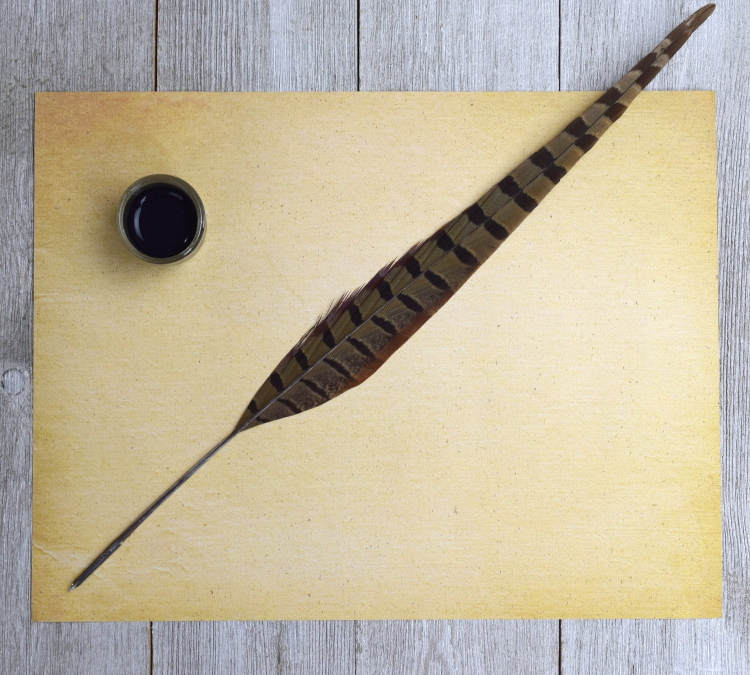
#> input picture python Handling Exception and Handling Files/img/background_01.jpg, 1500 x 1350 px, found by its file name (shown at 1/2 size)
$ jupyter execute --allow-errors 'change_greenscreen (1).ipynb'   (shell and % lines are left out)
#> lines starting #> are read from the running program, lines starting #| are printed output that depends on the picture; after the words box and inside, x2 and y2 are one past the last pixel; in counts of white or black regions, pixels touching at a corner belong together
<small><small><i>
All the IPython Notebooks in **Python Files** lecture series by **[Mr.Guranna Gouda](https://www.linkedin.com/in/milaanparmar/)** are available @ **[GitHub](https://github.com/milaan9/05_Python_Files)**
</i></small></small>

<h6><div style="font-family: Trebuchet MS; background-color: #1b191d; color: #FFFFFF; padding: 12px; font-size: 35px; line-height: 1.5;text-align: center; line-height: 1.;">🅶🆄 🆁🅰🅽🅽🅰 🅶🅾🆄🅳🅰--🅳🅰🆃🅰🆂🅲🅸🅴🅽🆃 👨‍💻</div> </h6>

# Change background of blue screen images
### In this notebook we are going to pass through all the steps to create a background changers using only Python, Numpy, OpenCv and Matplotlib to show the images.

# Import resources

[cell 1]
import matplotlib.pyplot as plt
import numpy as np
import cv2

# Read and display the images

### Import and show the image of interest

[cell 2]
#load the image that we want to change its background
image = cv2.imread("women_blue_screen.jpg")

#print the type of image and its dimensions
#> (the rest of this cell did not finish here and is left out)

[cell 3]

#make a copy of the image
image_copy = np.copy(image)

#change the image from BGR to RGB
#> (the rest of this cell did not finish here and is left out)

### Import and show the background image

[cell 4]
# load the background image
background_image = cv2.imread("background_01.jpg")
#> background_image is the input picture: shape (1350, 1500, 3); mean B, G, R 159.3, 182.7, 192.8

#make a copy of the background image
background_image_copy = np.copy(background_image)

#convert the image fron BGR to RGB
background_image_copy = cv2.cvtColor(background_image_copy, cv2.COLOR_BGR2RGB)

# print the shape of the background image
print("the dimensions of this image are", background_image.shape)
#| the dimensions of this image are (1350, 1500, 3)

# show the image
plt.imshow(background_image_copy)

## Create the blue color threshold boundaries

[cell 5]
#lets define the lower and upper bound for the color that we want to isolate "Blue"
lower_blue = np.array([40, 75, 180])
upper_blue = np.array([80, 130, 255])

## Create a mask to isolate the blue screen area based on the lower and upper bounds

#> (a cell that did not finish here is left out)

[cell 7]
#mask the image to let the women show through
masked_image = np.copy(image_copy)

#> (the rest of this cell did not finish here and is left out)

### Add a background image to the masked image

[cell 8]
# cropp the backgroudn image to fit the masked image
cropped_background_image = background_image_copy[0:500, 0:500]

#make a copy of the cropped backgroud image
masked_background_image = np.copy(cropped_background_image)

# mask the crooped image but this time the women area is blocked
#> (the rest of this cell did not finish here and is left out)

### Now the magic happens just by adding the two images together to create a new image

#> (a cell that did not finish here is left out)

# Now we are going to follow a different method to isolate the desired area in a given image
We are going to work with HSV color space instead of RGB color space. We will use the H channel values in HSV color space to isolate the desired area because it's values are very consistent in shadow and excessive brightness compared to RGB color space.

### Importing the new images

[cell 10]
#import candies image
candiesImg = cv2.imread("pexels-athena-1758144.jpg")
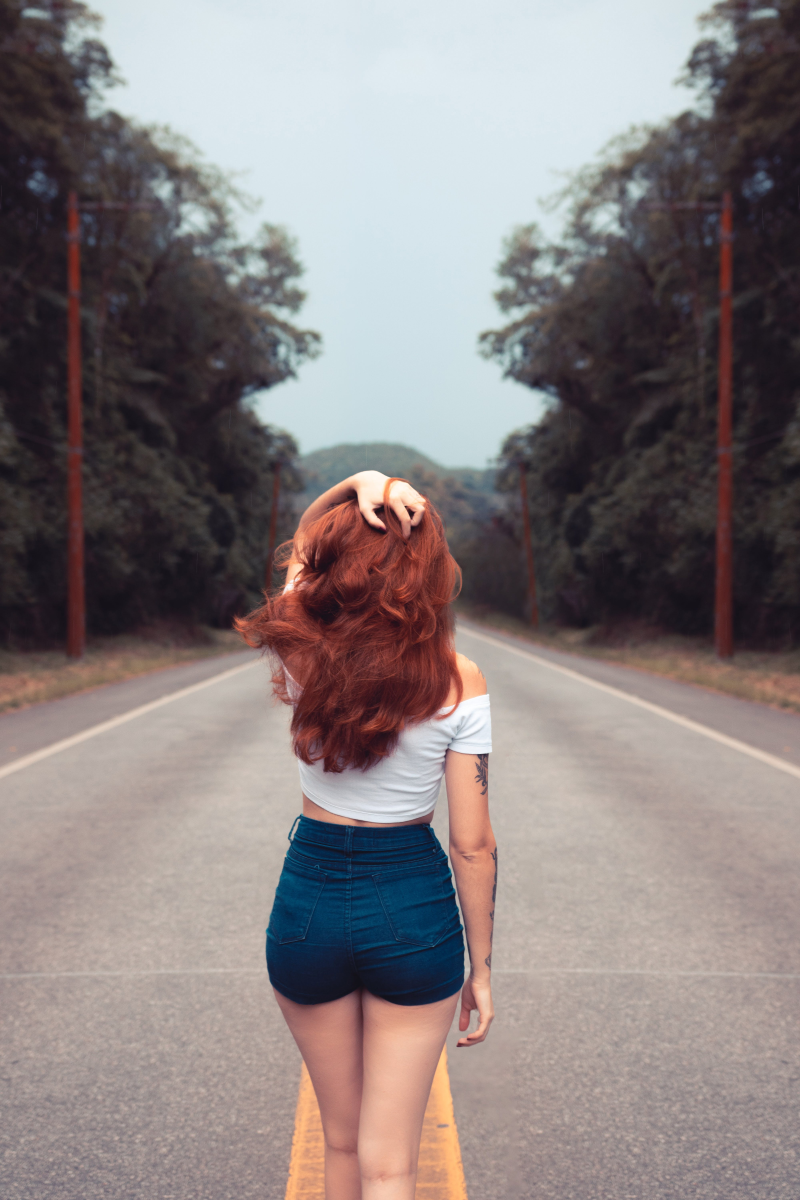
#> input picture python Handling Exception and Handling Files/img/pexels-athena-1758144.jpg, 4000 x 6000 px, found by its file name (shown at 1/5 size)
#> candiesImg is the input picture: shape (6000, 4000, 3); mean B, G, R 126.4, 126.3, 135.7

#make a copy og the image
candiesImgCopy = np.copy(candiesImg)

#convert from BGR to RGB
candiesImgCopy = cv2.cvtColor(candiesImgCopy, cv2.COLOR_BGR2RGB)

#print the shape
print("Dimensions are: ", candiesImg.shape)
#| Dimensions are:  (6000, 4000, 3)

#show the image
fig, axx = plt.subplots(figsize = (10, 10))
axx.imshow(candiesImgCopy)

[cell 11]
#import wood-table-background
woodBackgroundImg = cv2.imread("wood-table-background.jpg")

#make a copy of the image
woodBackgroundImgCopy = np.copy(woodBackgroundImg)

#convert from BGR to RGB
#> (the rest of this cell did not finish here and is left out)

### Now we will show Three different images respectively to red, Green and Blue channels

[cell 12]
#separating the channels in three diffrenet variables
redCandiesImg = candiesImgCopy[:, :, 0]
greenCandiesImg = candiesImgCopy[:, :, 1]
blueCandiesImg = candiesImgCopy[:, :, 2]

#showing the images in a figure with three columns horizontally
figure, (ax1, ax2, ax3) = plt.subplots(1, 3, figsize = (20, 10))

ax1.set_title("Red")
ax1.imshow(redCandiesImg, cmap="gray")

ax2.set_title("Green")
ax2.imshow(greenCandiesImg, cmap="gray")

ax3.set_title("Blue")
ax3.imshow(blueCandiesImg, cmap="gray")

### Convert the image from RGB o HSV
After converting we are going to repeat the same process as before to show three images of the three channels.

[cell 13]
#convert from RGB to HSV
hsvCandiesImg = cv2.cvtColor(candiesImgCopy, cv2.COLOR_RGB2HSV)
#> hsvCandiesImg: shape (6000, 4000, 3); mean H, S, V 73.6, 48.8, 141.8

#sho the HSV image
f, ax = plt.subplots(figsize = (10, 10))

ax.imshow(hsvCandiesImg)

[cell 14]
#separating the channels in three diffrenet variables
hCandiesImg = hsvCandiesImg[:, :, 0]
sCandiesImg = hsvCandiesImg[:, :, 1]
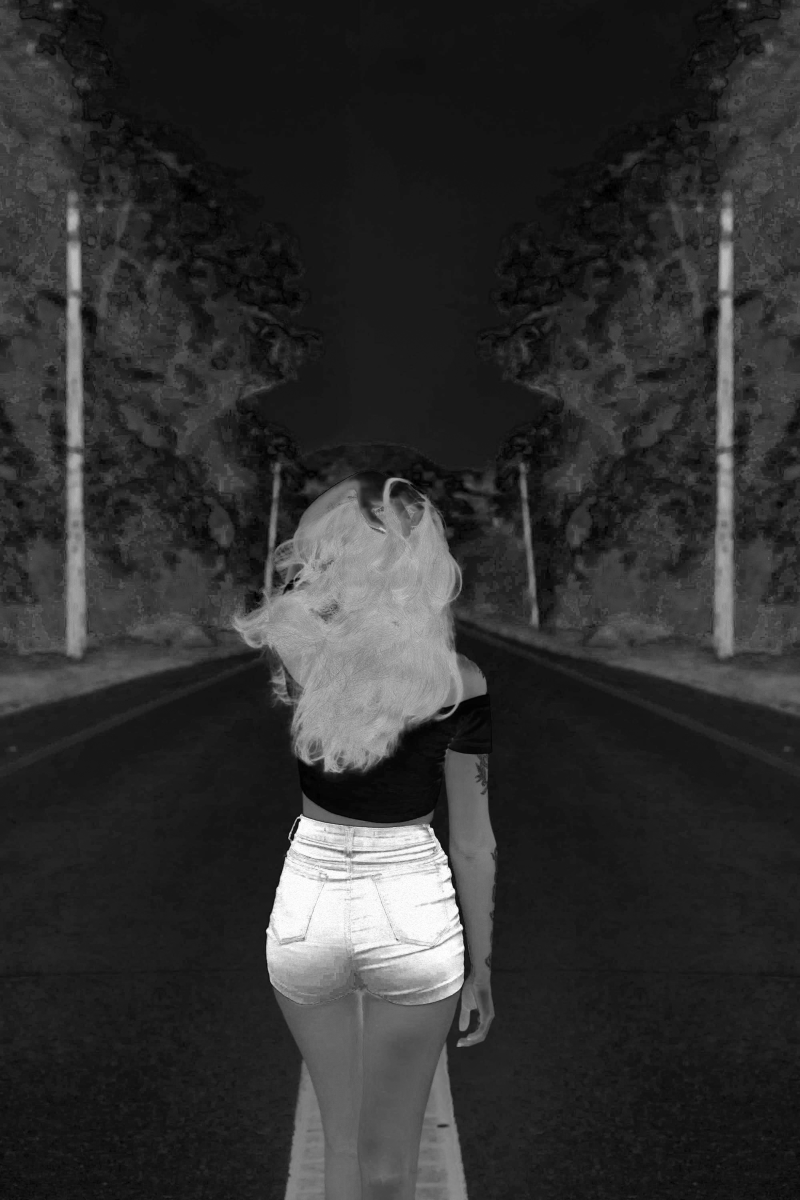
#> sCandiesImg: shape (6000, 4000) (shown at 1/5 size); min 0, max 255, mean 48.8
vCandiesImg = hsvCandiesImg[:, :, 2]

#showing the images in a figure with three columns horizontally
figure, (ax1, ax2, ax3) = plt.subplots(3, figsize = (10, 20))

ax1.set_title("H")
ax1.imshow(hCandiesImg, cmap="gray")

ax2.set_title("S")
ax2.imshow(sCandiesImg, cmap="gray")

ax3.set_title("V")
ax3.imshow(vCandiesImg, cmap="gray")

## Creating the mask for this HSV image

[cell 15]
#converting RGB values to HSV values to use them as boundaries of the mask
mask_values = cv2.cvtColor(np.uint8([[[166, 249, 139]]]), cv2.COLOR_RGB2HSV)
print(mask_values)
#we will use this generated mask_values to create the lower and upper bounds of our mask

#mask boundaries
lower_h = np.array([38, 0, 0])
upper_h = np.array([75, 255, 255])

#define the masked area
maskHsv = cv2.inRange(hsvCandiesImg, lower_h, upper_h)
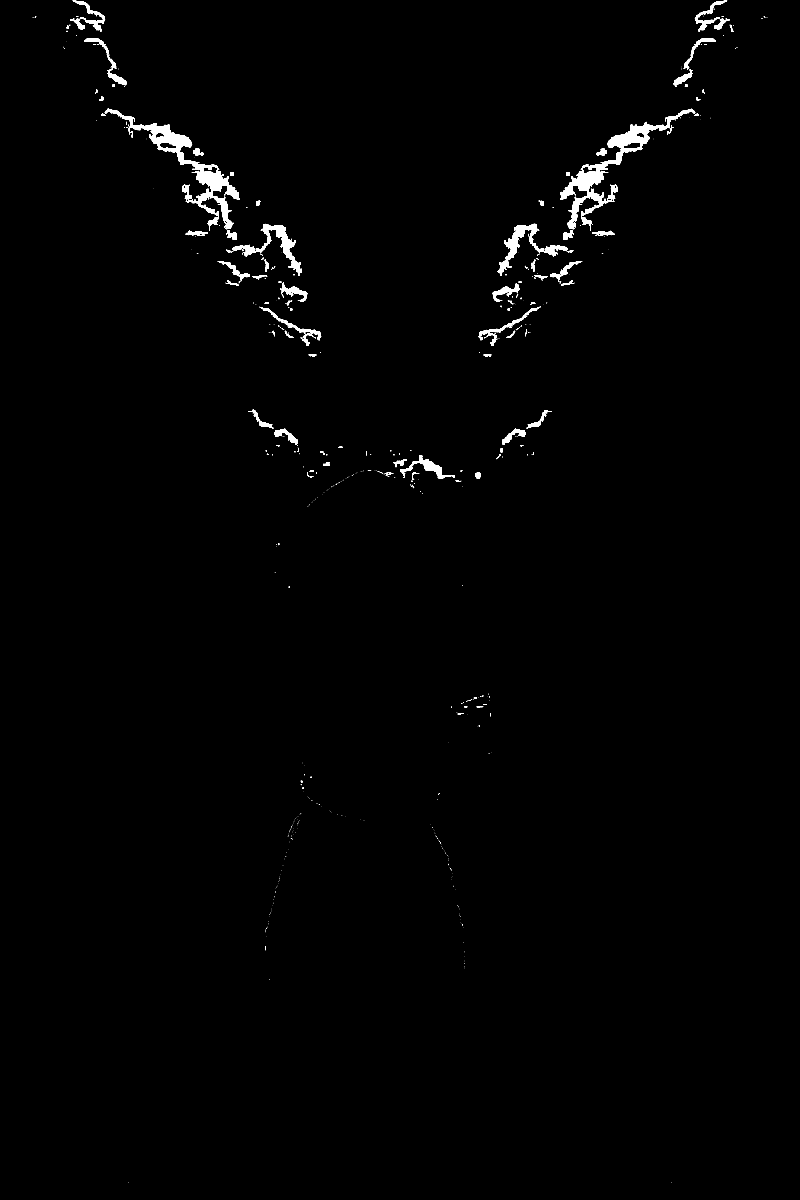
#> maskHsv: shape (6000, 4000) (shown at 1/5 size); 0.89% white; 678 white regions (522 under 20 px), largest, box (x1, y1, x2, y2) and area: (524, 544, 1200, 1146) 44316, (2800, 544, 3476, 1146) 44031, (2488, 1119, 2840, 1378) 15575

#creating a copy if candies image and masking the image
maskedCandiesImg = np.copy(candiesImgCopy)
maskedCandiesImg[maskHsv == 0] = [0, 0, 0]

#show the masked HSV image
plt.imshow(maskedCandiesImg)

#> (a cell that did not finish here is left out)

### Now we will add the two images together

#> (a cell that did not finish here is left out)

# Now let's apply the HSV background changing operation to new images of Van Damme and a background of a house
These two images have an equal size of (1366, 768) pxels, so we do not need to crop one of them.

[cell 18]
#import Van Damme image and show it
vanDammeImg = cv2.imread("van_damme.png")
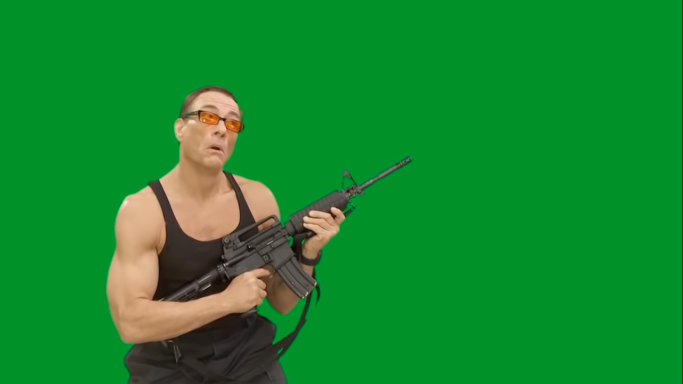
#> input picture python Handling Exception and Handling Files/img/van_damme.png, 1366 x 768 px, found by its file name (shown at 1/2 size)
#> vanDammeImg is the input picture: shape (768, 1366, 3); mean B, G, R 47.5, 137.8, 21

#convert the image to RGB
vanDammeImgCopy = np.copy(vanDammeImg)
vanDammeImgCopy = cv2.cvtColor(vanDammeImgCopy, cv2.COLOR_BGR2RGB)

#show the image
f, ax = plt.subplots(figsize = (10, 10))
ax.imshow(vanDammeImgCopy)

[cell 19]
#import house background image
houseBackgroundImg = cv2.imread("house.jpg")
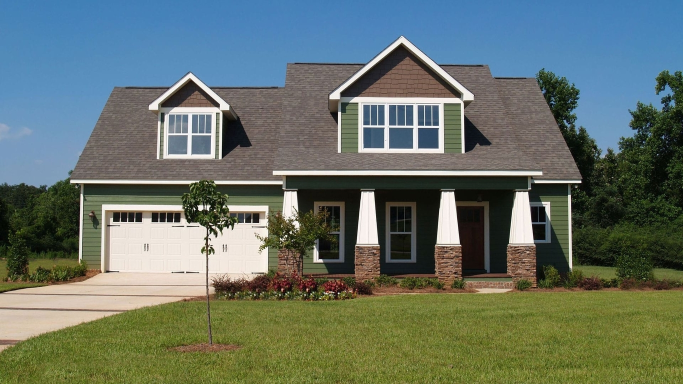
#> input picture python Handling Exception and Handling Files/img/house.jpg, 1366 x 768 px, found by its file name (shown at 1/2 size)
#> houseBackgroundImg is the input picture: shape (768, 1366, 3); mean B, G, R 104.4, 113.6, 101.3

#convert the image to RGB
houseBackgroundImgCopy = np.copy(houseBackgroundImg)
houseBackgroundImgCopy = cv2.cvtColor(houseBackgroundImgCopy, cv2.COLOR_BGR2RGB)

#show the image
f, ax = plt.subplots(figsize = (10, 10))
ax.imshow(houseBackgroundImgCopy)

[cell 20]
#make a copy of van damme image
imageHsv = np.copy(vanDammeImg)

#make a copy of background image
backgroundImgHsv = np.copy(houseBackgroundImg)

#now let's change the color space from BGR to HSV
#remeber we are copying from the original images with BGR color space
imageHsv = cv2.cvtColor(imageHsv, cv2.COLOR_BGR2HSV)
#> imageHsv: shape (768, 1366, 3); mean H, S, V 59.4, 227.7, 142.2
backgroundImgHsv = cv2.cvtColor(backgroundImgHsv, cv2.COLOR_BGR2HSV)
#> backgroundImgHsv: shape (768, 1366, 3); mean H, S, V 51.2, 107, 130

#defining the mask boundaries
lowerMaskH = np.array([58, 0, 0])
upperMaskH = np.array([90, 255, 255])

#define the masked area
maskedArea = cv2.inRange(imageHsv, lowerMaskH, upperMaskH)
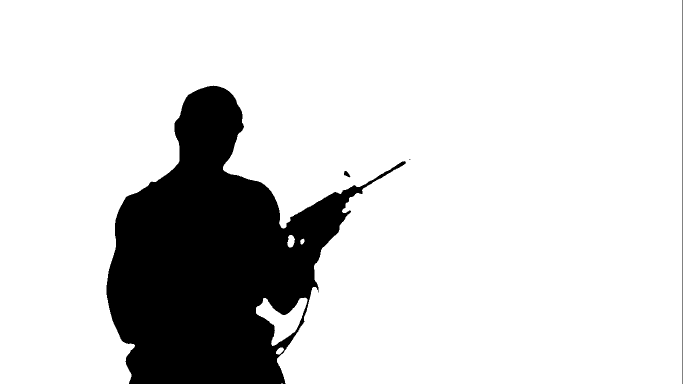
#> maskedArea: shape (768, 1366) (shown at 1/2 size); 83.8% white; 4 black regions (1 under 20 px), largest, box (x1, y1, x2, y2) and area: (213, 171, 812, 768) 168796, (1365, 0, 1366, 768) 768, (688, 342, 701, 355) 92

#mask van damme image
maskedImageHsv = np.copy(imageHsv)
maskedImageHsv[maskedArea != 0] = [0, 0, 0]
#> maskedImageHsv: shape (768, 1366, 3); mean H, S, V 2.3, 14.4, 20.9

#mask the background image
maskedBackgroundImgHsv = np.copy(backgroundImgHsv)
maskedBackgroundImgHsv[maskedArea == 0] = [0, 0, 0]
#> maskedBackgroundImgHsv: shape (768, 1366, 3); mean H, S, V 46.4, 92.4, 107.3

#and now merge the two images together
finalImage = maskedImageHsv + maskedBackgroundImgHsv
#> finalImage: shape (768, 1366, 3); mean H, S, V 48.7, 106.7, 128.3

#convert the final image from HSV to RGB
finalImageRgb = cv2.cvtColor(finalImage, cv2.COLOR_HSV2RGB)
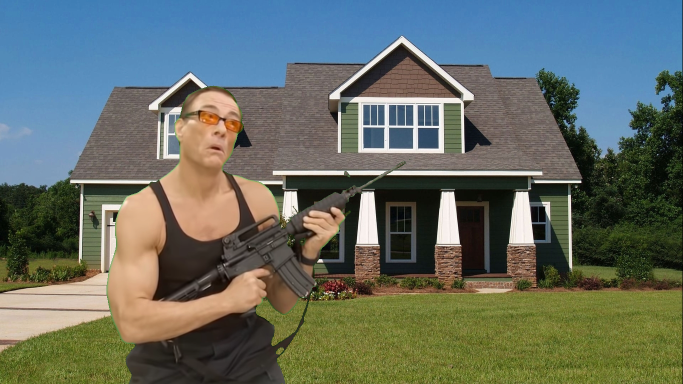
#> finalImageRgb: shape (768, 1366, 3) (shown at 1/2 size); mean R, G, B 99.7, 108.4, 100.3

#show the final image
figg, axss = plt.subplots(figsize = (10, 10))
axss.imshow(finalImageRgb)
